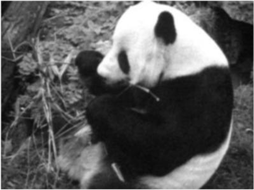
#> input picture lectures_py-files/Lecture02_py-files/panda.png, 254 x 190 px
$ python panda.py
#> lines starting #> are read from the running program, lines starting #| are printed output that depends on the picture
import numpy as np
import matplotlib.pyplot as plt
from PIL import Image
from scipy.ndimage import correlate

# Read image and convert to grayscale
tmp = np.asarray(Image.open("panda.png").convert("RGB"), dtype=float)
im = np.floor(
    0.298936 * tmp[:, :, 0]
    + 0.587043 * tmp[:, :, 1]
    + 0.114021 * tmp[:, :, 2]
    + 0.5
).astype(np.uint8)

fsize = 33

# Coordinates for the Gaussian kernel
coords = np.arange(fsize) - (fsize - 1) / 2
X, Y = np.meshgrid(coords, coords)

# MATLAB 1:3:9 gives sigma = 1, 4, 7.
for sigma in range(1, 10, 3):
    # Equivalent to fspecial('gaussian', fsize, sigma)
    h = np.exp(-(X**2 + Y**2) / (2 * sigma**2))
    h[h < np.finfo(float).eps * h.max()] = 0
    h /= h.sum()

    # Filtering with zero padding, as in MATLAB imfilter
    out = correlate(im.astype(float), h, mode="constant", cval=0)
    out = np.floor(np.clip(out, 0, 255) + 0.5).astype(np.uint8)

    # Display both the filtered image and its kernel
    fig, axes = plt.subplots(1, 2)

    axes[0].imshow(out, cmap="gray")
    axes[0].set_title(f"Filtered image: sigma = {sigma}")
    axes[0].axis("off")

    axes[1].imshow(h, cmap="gray")
    axes[1].set_title(f"Gaussian kernel: sigma = {sigma}")
    axes[1].axis("off")

    fig.tight_layout()
#> this loop made 3 passes
#> pass 1, `out = correlate(im.astype(float), h, mode="constant", cval=0)`:
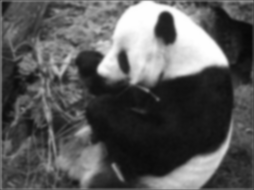
#> out: shape (190, 254) float64; min 7.85, max 255, mean 88.8
#> pass 2, `out = correlate(im.astype(float), h, mode="constant", cval=0)`:
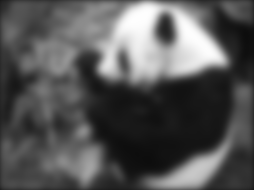
#> out: shape (190, 254) float64; min 13.27, max 254.6, mean 86.8
#> after the loop:
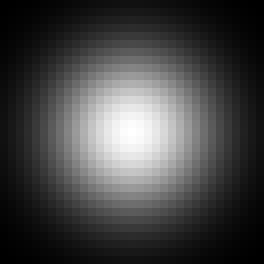
#> h: shape (33, 33) float64 (shown 8 times larger); min 1.81e-05, max 0.00337, mean 0.000918; drawn with min black and max white

plt.show()
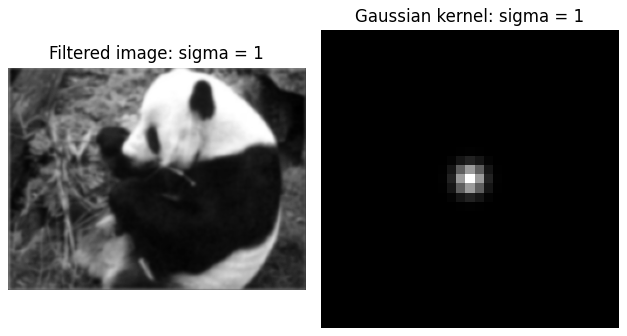
#> figure drawn by matplotlib, 2 panels
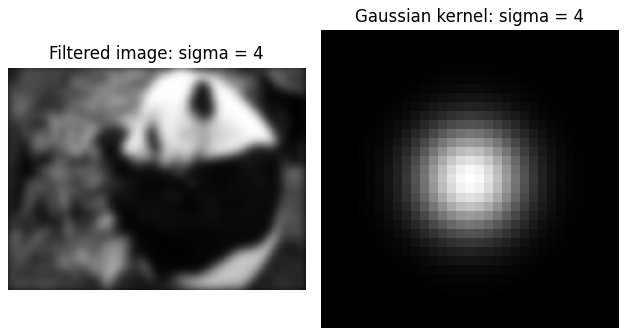
#> figure drawn by matplotlib, 2 panels
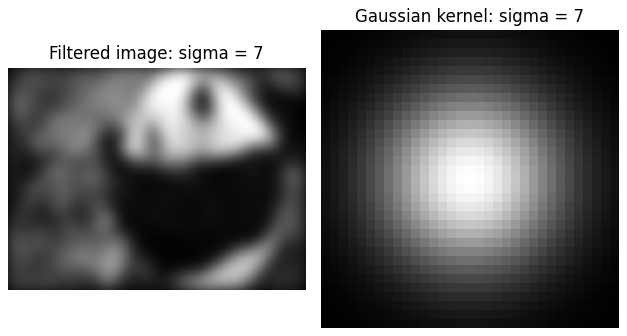
#> figure drawn by matplotlib, 2 panels
